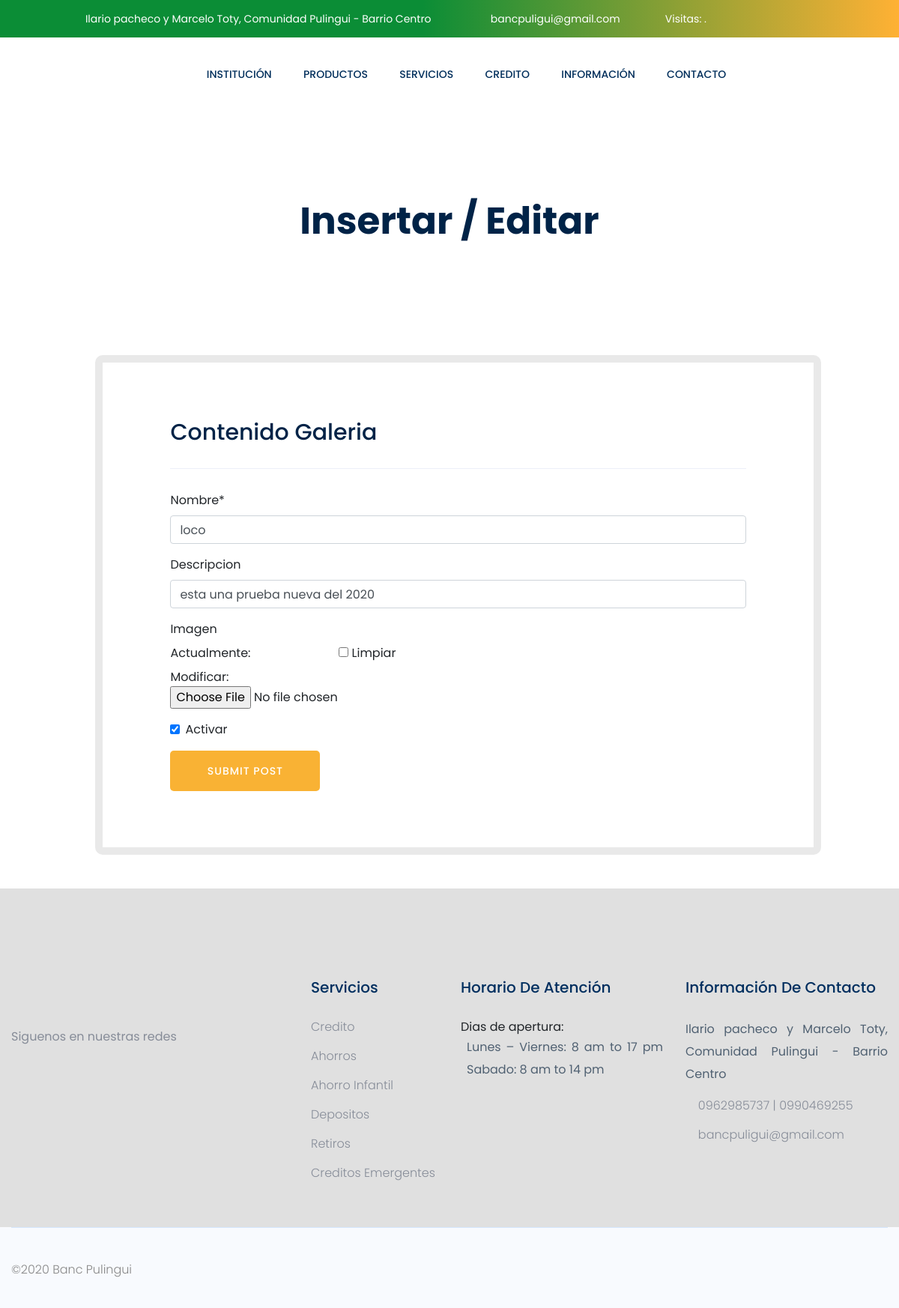
The page /editar-galeria/1 (signed in) on the database its author committed.
### app/models.py (models this page shows, shortened)
class Galeria(models.Model):
	name = models.CharField('Nombre',max_length=200)
	description = models.CharField('Descripcion', max_length=200, null=True,blank=True)
	image = models.ImageField('Imagen',null=True, blank=True, upload_to='galeria', default='placeholder.png')
	date = models.DateTimeField(auto_now_add=True)
	active = models.BooleanField('Activar',default=False)

### app/views.py (the view)
@login_required(login_url='galeria')
def editarGaleria(request, pk):
    post =  Galeria.objects.get(id=pk)
    form = GaleriaForm(instance=post)
    if request.method == 'POST':
        form = GaleriaForm(request.POST, request.FILES, instance=post)
        if form.is_valid():
            form.save()
        return redirect ('galeria')
    context = {'form':form}
    return render (request, 'galeria/create.html',context)

### app/forms.py
class GaleriaForm(ModelForm):
    class Meta:
        model = Galeria
        fields = '__all__'

### templates/galeria/create.html (shortened to what this page needs)
{% extends 'index.html' %} {% load static %} {% load crispy_forms_tags %} {% block container %}
<div class="slider-area">
  <div
    class="single-slider slider-height2 d-flex align-items-center"
    data-background="{% static 'assets/img/hero/serv.jpg' %}"
  >
    <div class="container">
      <div class="row">
        <div class="col-xl-12">
          <div class="hero-cap text-center">
            <h2 style="color: rgb(0, 35, 71);">Insertar / Editar</h2>
          </div>
        </div>
      </div>
    </div>
  </div>
</div>
<section class="about_area section_gap">
  <div class="container">
    <div class="row h_blog_item" style="justify-content: center;">
      <div class="col-lg-10">
        <div class="h_blog_text">
          <div class="h_blog_text_inner left right">
            <h4>Contenido Galeria</h4>
            <hr />
            <div class="main-container">
                <form action="" method="POST" enctype="multipart/form-data">
                    {{form|crispy}}
                    <input class="btn btn-primary" type="submit" value="Submit Post">
                </form>
            </div>
          </div>
        </div>
      </div>
    </div>
  </div>
</section>
{% endblock container %}

### templates/galeria/create.html (style rules this page uses)
.section_gap { padding: 25px 0; }
.h_blog_item .h_blog_text { padding-top: 0px; padding-bottom: 20px; }
.h_blog_item .h_blog_text .h_blog_text_inner { background: #fff; padding: 75px 90px; border-radius: 10px; }
.h_blog_item .h_blog_text .h_blog_text_inner.left { position: relative; z-index: 2; }
.h_blog_item .h_blog_text .h_blog_text_inner.right { margin-left: -104px; position: relative; z-index: 1; border: 10px solid #e9e9e9; }
.h_blog_item .h_blog_text .h_blog_text_inner h4 { color: #002347; font-size: 30px; margin-bottom: 15px; }
.h_blog_item { margin-left: 7em; }

### rows shown on the page
Galeria: name "loco", description "esta una prueba nueva del 2020", active "☑"
